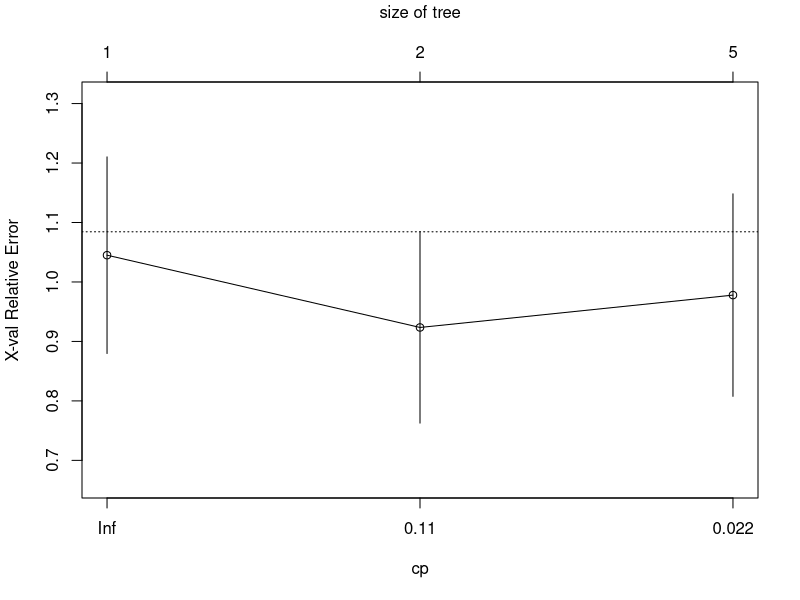
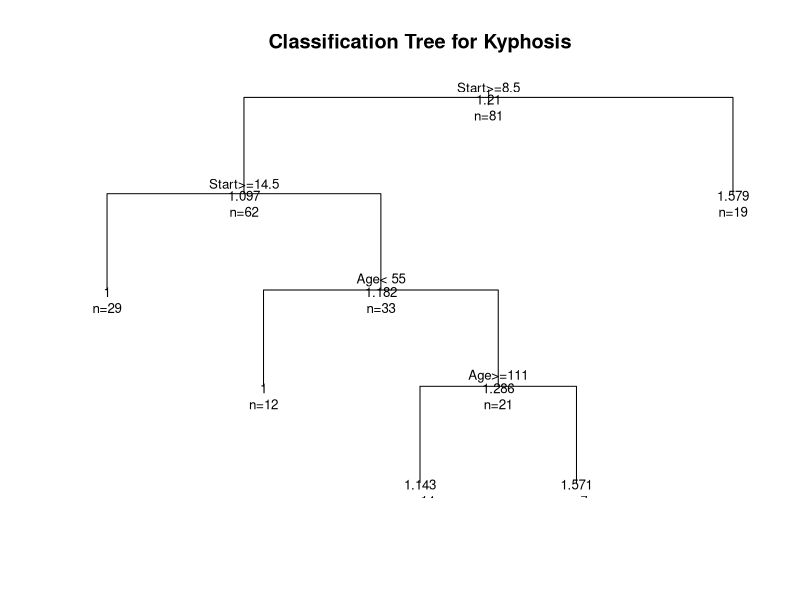

Write the R code that produced these figures, in order. (Note: this script raises an error after producing the figures.)
# Classification Tree with rpart
library(rpart)

print(kyphosis)

# grow tree 
fit <- rpart(Kyphosis ~ Age + Number + Start,
  	 method="anova", data=kyphosis)

printcp(fit) # display the results 
plotcp(fit) # visualize cross-validation results 
summary(fit) # detailed summary of splits

# plot tree 
plot(fit, uniform=TRUE, 
  	 main="Classification Tree for Kyphosis")
text(fit, use.n=TRUE, all=TRUE, cex=.8)

# create attractive postscript plot of tree 
post(fit, file = "/tmp/tree.ps", 
  	 title = "Classification Tree for Kyphosis")